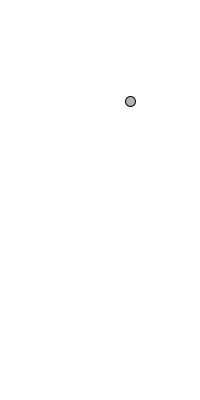
Frame 1 (no input)
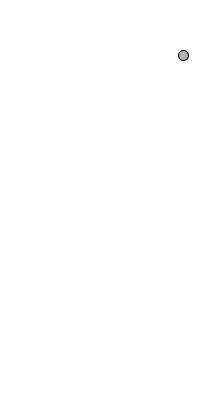
Frame 60 (the mouse pressed at the canvas centre just before this capture)
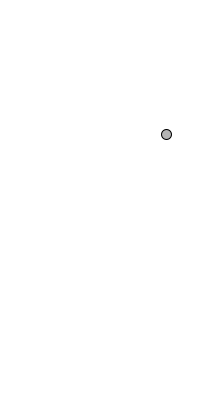
Frame 120 (the mouse held since frame 60 and released just before this capture)

The Processing sketch that drew these frames (run headless with seeded random() and noise(); from frame 60 on, the mouse is pressed at the canvas centre):

// Processing sketch: day_09_Objects_Classes_ArrayList1
// ── day_09_Objects_Classes_ArrayList1.pde
/*
Arraylist example
 Jennifer Presto
 Example for BFA class in Creative Computing
 April 9, 2013
 Modified by Ayodamola Okunseinde for Bootcamp 2014 
 Code below adapted from Daniel Shiffman's
 example 23-2: Simple Particle System with ArrayList,
 available here:
 www.learningprocessing.com/examples/chapter-23/example-23-2/
  
 */
Particle p;
 
void setup() {
  size(200, 400);
  smooth();
  p= new Particle();
}
 
void draw() {
 
  background(255);
    p.run();
    p.gravity();
    p.display();
 
    
}
 
void mousePressed(){
p= new Particle();
}
 
 
class Particle {
  float x;
  float y;
  float xspeed;
  float yspeed;
 
  Particle() {
    x = random(0, width);
    y = random(0, height);;
    xspeed = random(-1, 1);
    yspeed = random(-3, 0);
  }
 
  void run() {
    x = x + xspeed;
    y = y + yspeed;
  }
 
  void  gravity() {
    yspeed += 0.05;
  }
 
  void display() {
    stroke(0);
    fill(0, 75);
    ellipse(x, y, 10, 10);
  }
}
